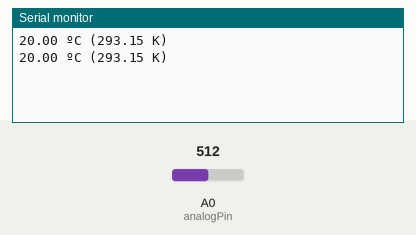
Recording of a sketch running on a simulated Arduino Uno, built with avr-gcc and run on an emulated ATmega328P. Shown: the last lines printed to the serial monitor. The test bench sets the inputs (shaded band); at power-on: A0 (analogPin) = 512.

Above: at 1.8 s.
1.9 s: A0 (analogPin) set to 716
At 2.8 s:
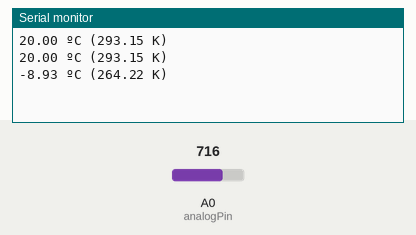
3.4 s: A0 (analogPin) set to 900
At 4.8 s:
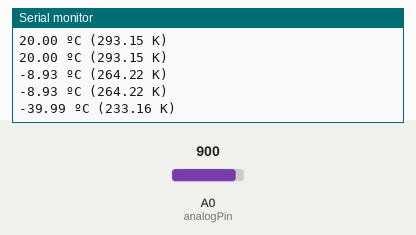
Timing chart, 0 to 6.4 s (numbered marks = the images above; inputs shaded):
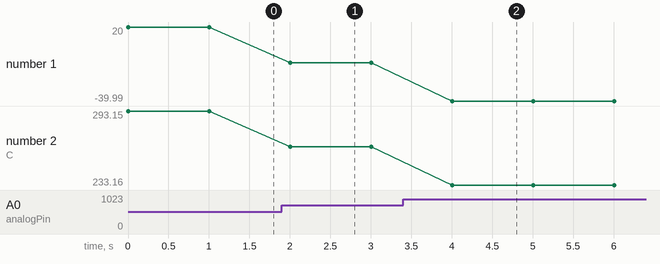

Measured:
- after the input at 1.9 s, the serial monitor: prints a new line after 0.10 s (image 1)
- after the input at 3.4 s, the serial monitor: prints a new line after 0.61 s (image 2)
- plotted number 1: 20 → -8.93 after the input at 1.9 s, -8.93 → -39.99 after the input at 3.4 s
- plotted number 2: 293.15 → 264.22 after the input at 1.9 s, 264.22 → 233.16 after the input at 3.4 s

The sketch:

Temperatura.ino
```cpp
#include <Arduino.h>

#include <stdio.h>
#include <math.h>

int analogPin=0;   // Which pin will be the input of the Voltage-Divider

float Vin=5.0;     // [V]        Supply voltage in the Voltage-Divider
float Raux=10000;  // [ohm]      Secondary resistor in the Voltage-Divider
float R0=10000;    // [ohm]      NTC nominal value at 25ºC
float T0=293.15;   // [K] (25ºC)

float Vout=0.0;    // [V]        Voltage given by the Voltage-Divider
float Rout=0.0;    // [ohm]      Current NTC resistance

float T1=273;      // [K]        Temperature at first testing point
float T2=373;      // [K]        Temperature at second testing point
float RT1=19750;   // [ohms]     Resistance at 273K (0ºC)
float RT2=2150;    // [ohms]     Resistance at 373K (100ºC)

float beta=0.0;    // [K]        Beta parameter
float Rinf=0.0;    // [ohm]      Rinf parameter
float TempK=0.0;   // [K]        Temperature output in Kelvin
float TempC=0.0;   // [ºC]       Temperature output in Celsius

void setup() {
  //Serial port configuration
  Serial.begin(9600);

  //Input pin configuration
  pinMode(analogPin, INPUT);

  //Global parameters calculation
  beta=(log(RT1/RT2))/((1/T1)-(1/T2));
  Rinf=R0*exp(-beta/T0);
}

void loop()
{

  //Current NTC resistance value calculation (through Vout)
  Vout=Vin*((float)(analogRead(analogPin))/1024.0);
  Rout=(Raux*Vout/(Vin-Vout));

  //Temperature calculation
  TempK=(beta/log(Rout/Rinf));
  TempC=TempK-273.15;

  //Data population
  Serial.print(TempC);
  Serial.print(" ºC (");
  Serial.print(TempK);
  Serial.println(" K)");

  delay(1000);
}
```
